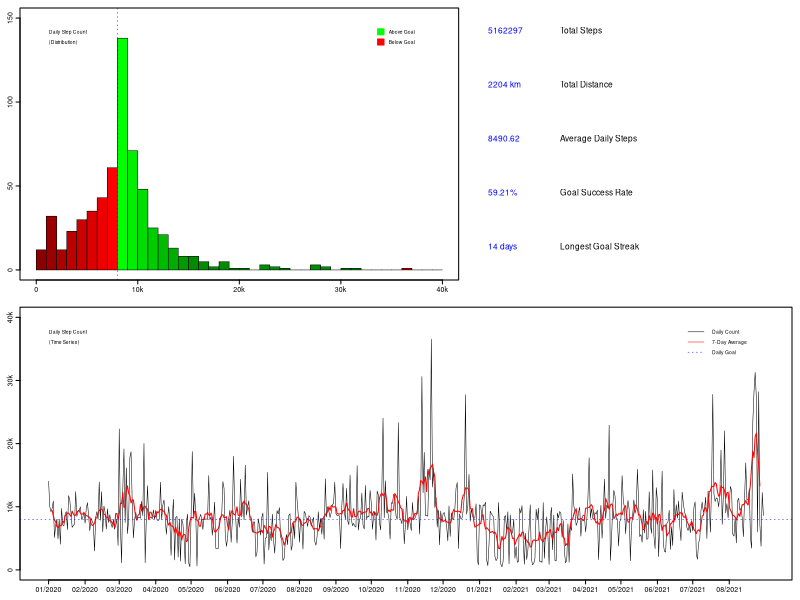

Write the R code that produced this figure. (Note: this script raises an error after producing the figure.)
##### Load libraries and initialise data ------------------------------------------------------------------

# Load libraries
library(tidyverse)
library(zoo)
library(grid)
library(gridBase)

# Load in step data
data <- read.csv("Data/StepData.csv")

names(data)[1] <- "Year"
data <- mutate(data, Date = as.Date(paste(Month, Day, Year, sep = "/"), "%m/%d/%Y"))





##### Plot distribution of daily step counts --------------------------------------------------------------

# Function to generate histogram
hPlot <- function(){
  par(lwd = 0.5)
  histColours <-  c(colorRampPalette(c("red4", "red"), 0.5)(8), 
                    colorRampPalette(c("green", "green4"))(8), rep("green4", 16))
  hist(data$Steps, breaks = seq(0, 40000, by = 1000), xlab = "", xaxt = "n",
       ylab = "", yaxt = "n", col = histColours, main = "", ylim = c(0, 150))
  axis(side = 1, at = seq(0, 40000, by = 10000), labels = c("0", "10k", "20k", "30k", "40k"))
  axis(side = 2, at = seq(0, 150, by = 50), labels = TRUE, mgp = c(0, 0.17, 0))
  abline(v = 8000, col = "blue", lty = 3, lwd = 0.5)
  box(lwd = 1)}





##### Plot moving average and daily counts ----------------------------------------------------------------

# Function to generate time series plot
tPlot <- function(){
  plot(data$Date, data$Steps, type = "l", ylim = c(0, 40000), xlab = "", xaxt = "n",
       ylab = "", yaxt = "n", lwd = 0.5)
  axis.Date(1, at = seq(min(data$Date), max(data$Date), by = "1 mon"), format = "%m/%Y")
  axis(side = 2, at = seq(0, 40000, by = 10000), labels = c("0", "10k", "20k", "30k", "40k"),
       mgp = c(0, 0.17, 0))
  lines(data$Date, rollmean(data$Steps, 7, fill = list(NA, NULL, NA)), col = "red", lwd = 1)
  abline(h = 8000, col = "blue", lty = 3, lwd = 0.5)}





##### Get overall step count stats ------------------------------------------------------------------------

# Get longest goal streak
goalStreak <- rle(data$Steps >= 8000)
goalStreak <- max(goalStreak$lengths[goalStreak$values == TRUE])

# Calculate total steps, total distance, and average daily steps
# Also calculate rate that goal is met; include longest goal streak
stepStats <- c(sum(data$Steps),
               round(sum(data$Steps)*0.427/1000, 0),
               round(mean(data$Steps), 2),
               round(length(data$Steps[data$Steps >= 8000])/nrow(data)*100, 2),
               goalStreak)





##### Combine plots into a single canvas ------------------------------------------------------------------

# Prepare graphics device
tiff(filename = "StepData.tif", width = 3304, height = 2272, units = "px", res = 800, compression = "lzw")

# Create blank page
grid.newpage()
plot.new()

# Set grid layout and activate it
gly <- grid.layout(800, 1200)
pushViewport(viewport(layout = gly))

# Plot step count time series
pushViewport(vp = viewport(layout.pos.row = 400:800, layout.pos.col = 1:1200))
par(fig = gridFIG(), mar = c(1, 1, 0.4, 0.4), cex.axis = 0.42, tcl = -0.2, mgp = c(0, -0.2, 0))
par(new = TRUE)
tPlot()
popViewport()

# Plot step count histogram
pushViewport(vp = viewport(layout.pos.row = 1:400, layout.pos.col = 1:700))
par(fig = gridFIG(), mar = c(1, 1, 0.4, 0.4), cex.axis = 0.42, tcl = -0.2, mgp = c(0, -0.2, 0))
par(new = TRUE)
hPlot()
popViewport()

# Create figure labels
grid.text(label = c("Daily Step Count", "(Distribution)", "Daily Step Count", "(Time Series)"),
          x = rep(0.061, 4), y = c(0.947, 0.930, 0.447, 0.430), hjust = 0, gp = gpar(cex = 0.3))
popViewport()

# Create legend (top)
grid.text(label = c("Above Goal", "Below Goal"),
          x = rep(0.486, 2), y = c(0.947, 0.930),
          hjust = 0, gp = gpar(cex = 0.3))
grid.rect(x = rep(0.476, 2), y = c(0.947, 0.930),
          width = rep(0.008, 2), height = rep(0.010, 2),
          gp = gpar(col = c("green", "red"), fill = c("green", "red")))

# Create legend (bottom)
grid.text(label = c("Daily Count", "7-Day Average", "Daily Goal"),
          x = rep(0.890, 3), y = c(0.447, 0.430, 0.413),
          hjust = 0, gp = gpar(cex = 0.3))
grid.segments(x0 = rep(0.860, 3), y0 = c(0.447, 0.430, 0.413),
              x1 = rep(0.880, 3), y1 = c(0.447, 0.430, 0.413),
              gp = gpar(col = c("black", "red", "blue"), lty = c(1, 1, 3), lwd = 0.5))

# summary stats
grid.text(label = c(paste0(stepStats[1]), "Total Steps",
                    paste0(stepStats[2], " km"), "Total Distance",
                    paste0(stepStats[3]), "Average Daily Steps",
                    paste0(stepStats[4], "%"), "Goal Success Rate",
                    paste0(stepStats[5], " days"), "Longest Goal Streak"),
          x = c(0.610, 0.700, 0.610, 0.700, 0.610, 0.700, 0.610, 0.700, 0.610, 0.700),
          y = c(rep(0.95, 2), rep(0.86, 2), rep(0.77, 2), rep(0.68, 2), rep(0.59, 2)),
          hjust = 0, gp = gpar(cex = 0.5, col = rep(c("blue", "black"), 5)))

# Deactivate grid layout; finalise graphics save
popViewport()
dev.off()
